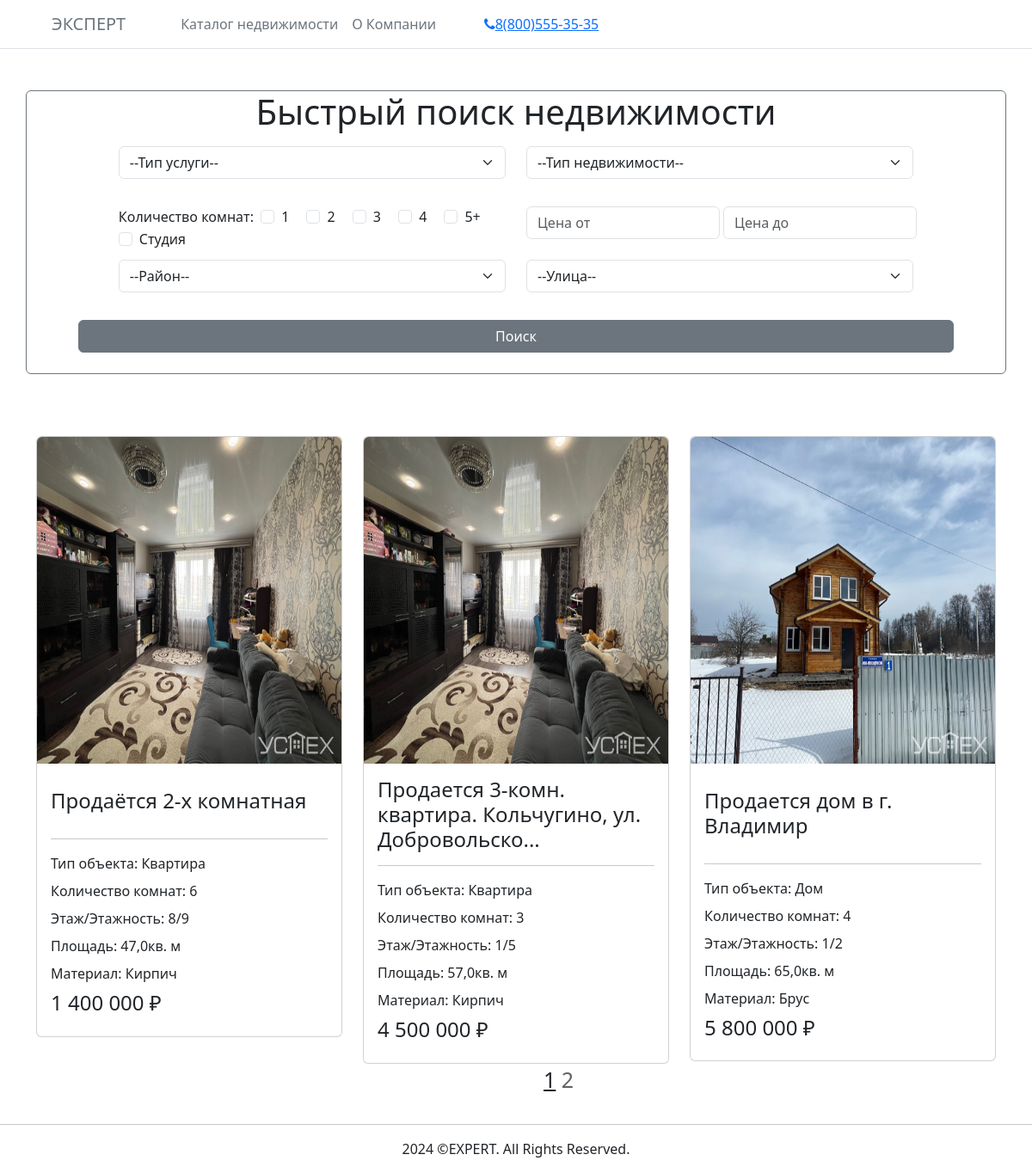
Page /catalog/ on the committed database.
### nedvig/models.py (models this page shows, shortened)
class Nedvigimost(models.Model):
    name = models.CharField("Заголовок", max_length=256)
    naselenyi_punkt = models.ForeignKey(NaselenyiPunkt, verbose_name="Населенный пункт", on_delete=models.SET)
    district = models.ForeignKey(District, verbose_name="Район", on_delete=models.SET)
    street   = models.ForeignKey(Street, verbose_name="Улица", on_delete=models.SET)
    type_nedvig = models.ForeignKey(TypeNedvig, verbose_name="Тип недвижимости", on_delete=models.SET)
    type_uslugi = models.ForeignKey(TypeUslugi, verbose_name="Тип услуги", on_delete=models.SET)
    type_uchastka = models.ForeignKey(TypeUchastka, verbose_name="Тип участка", on_delete=models.SET, blank=True, default=None, null=True)
    nomer_doma = models.CharField("Номер дома", max_length=10)
    kvartira = models.IntegerField("Квартира", max_length=5, blank=True, default=None, null=True)
    material = models.CharField("Материал", max_length=128)
    main_photo = models.ImageField("Основное фото", upload_to="nedvig_photo")
    obshaya_ploshad = models.FloatField("Общая площадь")
    gilaya_ploshad = models.FloatField("Жилая площадь")
    kuhni_ploshad = models.FloatField("Площадь кухни")
    uchastka_ploshad = models.FloatField("Площадь участка", blank=True, default=None, null=True)
    komnat = models.PositiveIntegerField("Комнатность")
    etag = models.IntegerField("Этаж")
    etagnost = models.IntegerField("Этажность")
    price = models.IntegerField("Цена", blank=False)
    date_public = models.DateField("Дата публикации", default=date.today)
    description = models.TextField("Описание")
    hozyain = models.ForeignKey(Hozyain, verbose_name="Хозяин", on_delete=models.CASCADE)
    publish = models.BooleanField("Публиковать", default=False)
    class Meta:
        verbose_name = 'Недвижимость'
        verbose_name_plural = 'Недвижимость'

class TypeNedvig(models.Model):
    name = models.CharField("Наименование", max_length=512, null=False)
    def __str__(self):
        return self.name
    class Meta:
        verbose_name = 'Тип недвижимости'
        verbose_name_plural = 'Типы недвижимости'

### nedvig/views.py (the view, shortened to what this page needs)
# urls.py: path('catalog/', Catalog.as_view(), name="catalog"),
class Catalog(View):
    def get(self, request):
        nedvig_list = Nedvigimost.objects.filter(publish = True)
        short = []
        for nedvig in nedvig_list:
            title = nedvig.name
            strlen = len(title)
            if strlen > 56:
                n = strlen - 56
                nedvig.name = title[:-n] + '...'
            if strlen < 31:
                short.append(nedvig.pk)
            price = str(nedvig.price)
            strp = ValidPrice(price)
            nedvig.price = strp
        paginator = Paginator(nedvig_list, 3)
        page_number = request.GET.get('page')
        page_obj = paginator.get_page(page_number)
        print(page_obj)
        print(paginator)
        print(page_number)
        type_nedvig = TypeNedvig.objects.all()
        type_uslugi = TypeUslugi.objects.all()
        districts    = District.objects.all()
        streets      = Street.objects.all()
        context = {'page_obj': page_obj,
                   'nedvig_list': nedvig_list,
                   'type_nedvig': type_nedvig,
                   'type_uslugi': type_uslugi,
                   'districts': districts,
                   'streets': streets,
                   'short': short}
        return render(request, 'nedvig/catalog.html', context)

### nedvig/views.py (called while the page is built)
def ValidPrice(price):
    if len(price) == 6:
        strp = price[:3] + ' ' + price[3:]
    elif len(price) == 7:
        strp = price[:1] + ' ' + price[1:]
        strp = strp[:5] + ' ' + strp[5:]
    elif len(price) == 8:
        strp = price[:2] + ' ' + price[2:]
        strp = strp[:6] + ' ' + strp[6:]
        strp = strp[:10] + ' ' + strp[10:]
    return strp

### nedvig/templates/nedvig/catalog.html (shortened to what this page needs)
{% extends "base.html" %}
{% load static %}
{% block content %}
<form action="" class="mt-5 container border rounded border-secondary" method="POST">
    <h1 class="text-center">Быстрый поиск недвижимости</h1>
    <div class="row justify-content-center mt-3">
        <div class="mb-3 col col-lg-5 col-md-5 col-sm-10">
            <select class="form-select" name="type_uslugi" id="" value="Тип услуги">
                <option value="0" selected>--Тип услуги--</option>
            </select>
        </div>
        <div class="mb-3 col col-lg-5 col-md-5 col-sm-10">
            <select class="form-select" name="type_nedvig" id="" value="Тип услуги">
                <option value="0" selected>--Тип недвижимости--</option>
            </select>
        </div>
    </div>
    <div class="row justify-content-center mt-3">
        <div class="col col-lg-5 col-md-5 col-sm-6">
            <label class=""> Количество комнат: </label>
            <div class="form-check form-check-inline ms-1">
                <input class="form-check-input" type="checkbox" id="check1" name="komant1">
                <label class="form-check-label" for="check1">1</label>
            </div>
            <div class="form-check form-check-inline">
                <input class="form-check-input" type="checkbox" id="check2" name="komant2">
                <label class="form-check-label" for="check2">2</label>
            </div>
            <div class="form-check form-check-inline">
                <input class="form-check-input" type="checkbox" id="check3" name="komant3">
                <label class="form-check-label" for="check3">3</label>
            </div>
            <div class="form-check form-check-inline">
                <input class="form-check-input" type="checkbox" id="check3" name="komant4">
                <label class="form-check-label" for="check3">4</label>
            </div>
            <div class="form-check form-check-inline">
                <input class="form-check-input" type="checkbox" id="check5" name="komant5">
                <label class="form-check-label" for="check5">5+</label>
            </div>
            <div class="form-check form-check-inline">
                <input class="form-check-input" type="checkbox" id="check6" name="Studia">
                <label class="form-check-label" for="check6">Студия</label>
            </div>
        </div>
        <div class="col col-lg-5 col-md-5 col-sm-6 d-flex">
            <div class="col col-lg-6 col-md-6 col-sm-12">
                <input type="number" name="Price_start" id="Price_start" class="form-control mb-4"
                    placeholder="Цена от">
            </div>
            <div class="col col-lg-6 col-md-6 col-sm-12 ms-1">
                <input type="number" name="Price_end" id="Price_end" class="form-control mb-4" placeholder="Цена до">
            </div>
        </div>
    </div>
    <div class="row justify-content-center mb-3">
        <div class=" col col-lg-5 col-md-5 col-sm-10">
            <select class="form-select" name="district" id="" value="Тип услуги">
                <option value="0" selected class="disabled">--Район--</option>
            </select>
        </div>
        <div class="mb-3 col col-lg-5 col-md-5 col-sm-10">
            <select class="form-select" name="street" id="" value="Улица">
                <option value="0" selected class="disabled">--Улица--</option>
            </select>
        </div>
    </div>
    <div class="row justify-content-center ms-5 me-5 mb-4">
        <input type="submit" value="Поиск" class="btn btn-secondary">
    </div>
</form>
<div class="container mt-5 ">
    <div class="row">
        {% for nedvig in page_obj %}
        {% if nedvig.id in short %}
        <div class="col-md-6 col-lg-4 col-sm-10 mt-4">
            <div class="card">
                <a href="{% url 'nedvig_page' nedvig.id%}">
                    <div class="view overlay">
                        <img class="card-img-top rounded-top" src="{{nedvig.main_photo.url}}" width="345" height="380"
                            alt="Card image cap">
                    </div>
                    <div class="card-body rounded-bottom">
                        <a href="" class="link-object text-decoration-none text-dark">
                            <h4 class="card-title title" style="padding-top: 13px; padding-bottom: 13px;">{{ nedvig.name }}</h4>
                        </a>
                        <hr class="hr-dark">
                        <p class="card-text text-dark mb-2"> Тип объекта: {{ nedvig.type_nedvig }}</p>
                        <p class="card-text text-dark mb-2"> Количество комнат: {{ nedvig.komnat }}</p>
                        <p class="card-text text-dark mb-2"> Этаж/Этажность: {{ nedvig.etag }}/{{ nedvig.etagnost }}</p>
                        <p class="card-text text-dark mb-2"> Площадь: {{ nedvig.obshaya_ploshad }}кв. м</p>
                        <p class="card-text text-dark mb-2"> Материал: {{ nedvig.material }}</p>
                        <span class="float-left">
                            <h4 class="font-weight-bold">{{ nedvig.price }} ₽</h4>
                        </span>
                    </div>
                </a>
            </div>
        </div>
        {% else %}
        <div class="col-md-6 col-lg-4 col-sm-10 mt-4">
            <div class="card">
                <a href="{% url 'nedvig_page' nedvig.id%}">
                    <div class="view overlay">
                        <img class="card-img-top rounded-top" src="{{nedvig.main_photo.url}}" width="345" height="380"
                            alt="Card image cap">
                    </div>
                    <div class="card-body rounded-bottom">
                        <a href="" class="link-object text-decoration-none text-dark">
                            <h4 class="card-title title">{{ nedvig.name }}</h4>
                        </a>
                        <hr class="hr-dark">
                        <p class="card-text text-dark mb-2"> Тип объекта: {{ nedvig.type_nedvig }}</p>
                        <p class="card-text text-dark mb-2"> Количество комнат: {{ nedvig.komnat }}</p>
                        <p class="card-text text-dark mb-2"> Этаж/Этажность: {{ nedvig.etag }}/{{ nedvig.etagnost }}</p>
                        <p class="card-text text-dark mb-2"> Площадь: {{ nedvig.obshaya_ploshad }}кв. м</p>
                        <p class="card-text text-dark mb-2"> Материал: {{ nedvig.material }}</p>
                        <span class="float-left">
                            <h4 class="font-weight-bold">{{ nedvig.price }} ₽</h4>
                        </span>
                    </div>
                </a>
            </div>
        </div>
        {% endif %}
        {% endfor %}
    </div>
    {% if  page_obj.has_other_pages %}
    <ul style="display: inline; list-style: none; text-align: center; margin-left: 50%; font-size: 25px;">
        {% for page in page_obj.paginator.page_range %}
        {% if page_obj.number == page %}
        <li style="display: inline; text-decoration: underline;">{{ page }}</li>
        {% elif page >= page_obj.number|add:-2 and page <= page_obj.number|add:2 %}
        <li style="display: inline;">
            <a href="?page={{ page }}" class="text-decoration-none" style="color: rgb(99, 99, 99);">{{ page }}</a>
        </li>
        {% endif %}
        {% endfor %}
    </ul>
    {% endif %}
</div>
{% endblock content %}

### static/css/style.css (style rules this page uses)
body { height: 100%; width: 100%; }

### rows in the picture
Nedvigimost: main_photo (picture), name "Продаётся 2-х комнатная", type_nedvig "Квартира", komnat "6", etag "8", etagnost "9", obshaya_ploshad "47,0", material "Кирпич", price "1 400 000"
Nedvigimost: main_photo (picture), name "Продается 3-комн. квартира. Кольчугино, ул. Добровольско...", type_nedvig "Квартира", komnat "3", etag "1", etagnost "5", obshaya_ploshad "57,0", material "Кирпич", price "4 500 000"
Nedvigimost: main_photo (picture), name "Продается дом в г. Владимир", type_nedvig "Дом", komnat "4", etag "1", etagnost "2", obshaya_ploshad "65,0", material "Брус", price "5 800 000"

### other values in the picture
{{ page }} "1"
{{ page }} "2"
